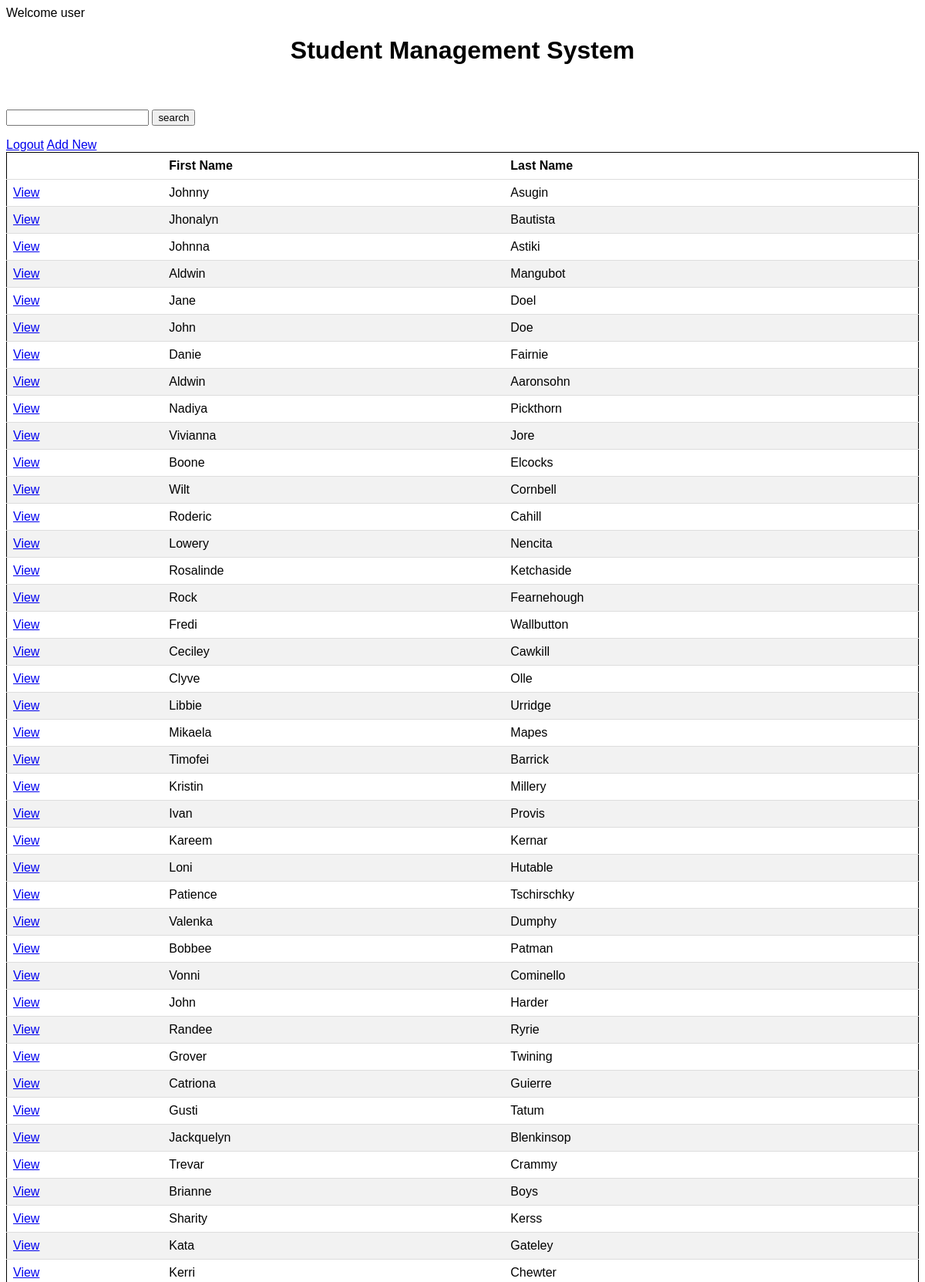
Page /result.php (signed in, upper part) on the committed database.
### tables this page shows
CREATE TABLE `student_list` (
  `id` int(11) NOT NULL,
  `first_name` varchar(50) NOT NULL,
  `last_name` varchar(50) NOT NULL,
  `birthday` varchar(10) NOT NULL,
  `added_at` datetime NOT NULL DEFAULT CURRENT_TIMESTAMP,
  `gender` varchar(10) NOT NULL
);

### result.php (the view, shortened to what this page needs)
<?php
    if(isset($_SESSION['UserLogin'])){
        echo "Welcome ".$_SESSION['UserLogin'];
    }else{
        echo "Welcome Guest";
    }
    $con = connection();
    $search = $_GET['search'];
    $sql = "SELECT * FROM student_list WHERE first_name LIKE '%$search%' || last_name LIKE '%$search%' ORDER BY id DESC";
    $students = $con->query($sql) or die ($con->error);
    $row = $students->fetch_assoc();
    ?>
    <!DOCTYPE html>
    <html lang="en">
    <head>
        <link rel="stylesheet" href="css/style.css">
    </head>
    <body>
        <h1>Student Management System</h1>
        <br>
        <br>
        <form action="result.php" method="get">
        <input type="text" name="search" id="search">
        <button type="submit">search</button>
        </form>
        <?php if(isset($_SESSION['UserLogin'])){?>
        <a href="logout.php">Logout</a>
        <?php } else {?>
            <a href="login.php">Login</a>
        <?php }?>
        <a href="add.php">Add New</a>
            <table>
                <thead>
                <tr>
                    <th></th>
                    <th>First Name</th>
                    <th>Last Name</th>
                </tr>
                </thead>
                <tbody>
                <?php do{ ?>
                <tr>
                    <td><a href="details.php?id=<?php echo $row['id'];?>">View</a></td>
                    <td><?php echo $row['first_name']; ?></td>
                    <td><?php echo $row['last_name']; ?></td>
                </tr>
                <?php  }while($row = $students->fetch_assoc())?>
                </tbody>
            </table>
    </body>
    </html>

### css/style.css (style rules this page uses)
body { font-family: "Arial"; }
h1 { text-align: center; }
table { border: 1px solid black; border-collapse: collapse; width: 100%; }
th, td { text-align: left; padding: 8px; border-bottom: 1px solid #ddd; }
tr:nth-child(even) { background-color: #f2f2f2; }

### rows in the picture
student_list: first_name "Johnny", last_name "Asugin"
student_list: first_name "Jhonalyn", last_name "Bautista"
student_list: first_name "Johnna", last_name "Astiki"
student_list: first_name "Aldwin", last_name "Mangubot"
student_list: first_name "Jane", last_name "Doel"
student_list: first_name "John", last_name "Doe"
student_list: first_name "Danie", last_name "Fairnie"
student_list: first_name "Aldwin", last_name "Aaronsohn"
student_list: first_name "Nadiya", last_name "Pickthorn"
student_list: first_name "Vivianna", last_name "Jore"
student_list: first_name "Boone", last_name "Elcocks"
student_list: first_name "Wilt", last_name "Cornbell"
student_list: first_name "Roderic", last_name "Cahill"
student_list: first_name "Lowery", last_name "Nencita"
student_list: first_name "Rosalinde", last_name "Ketchaside"
student_list: first_name "Rock", last_name "Fearnehough"
student_list: first_name "Fredi", last_name "Wallbutton"
student_list: first_name "Ceciley", last_name "Cawkill"
student_list: first_name "Clyve", last_name "Olle"
student_list: first_name "Libbie", last_name "Urridge"
student_list: first_name "Mikaela", last_name "Mapes"
student_list: first_name "Timofei", last_name "Barrick"
student_list: first_name "Kristin", last_name "Millery"
student_list: first_name "Ivan", last_name "Provis"
student_list: first_name "Kareem", last_name "Kernar"
student_list: first_name "Loni", last_name "Hutable"
student_list: first_name "Patience", last_name "Tschirschky"
student_list: first_name "Valenka", last_name "Dumphy"
student_list: first_name "Bobbee", last_name "Patman"
student_list: first_name "Vonni", last_name "Cominello"
student_list: first_name "John", last_name "Harder"
student_list: first_name "Randee", last_name "Ryrie"
student_list: first_name "Grover", last_name "Twining"
student_list: first_name "Catriona", last_name "Guierre"
student_list: first_name "Gusti", last_name "Tatum"
student_list: first_name "Jackquelyn", last_name "Blenkinsop"
student_list: first_name "Trevar", last_name "Crammy"
student_list: first_name "Brianne", last_name "Boys"
student_list: first_name "Sharity", last_name "Kerss"
student_list: first_name "Kata", last_name "Gateley"
student_list: first_name "Kerri", last_name "Chewter"

### other values in the picture
$_SESSION['UserLogin'] "user"
